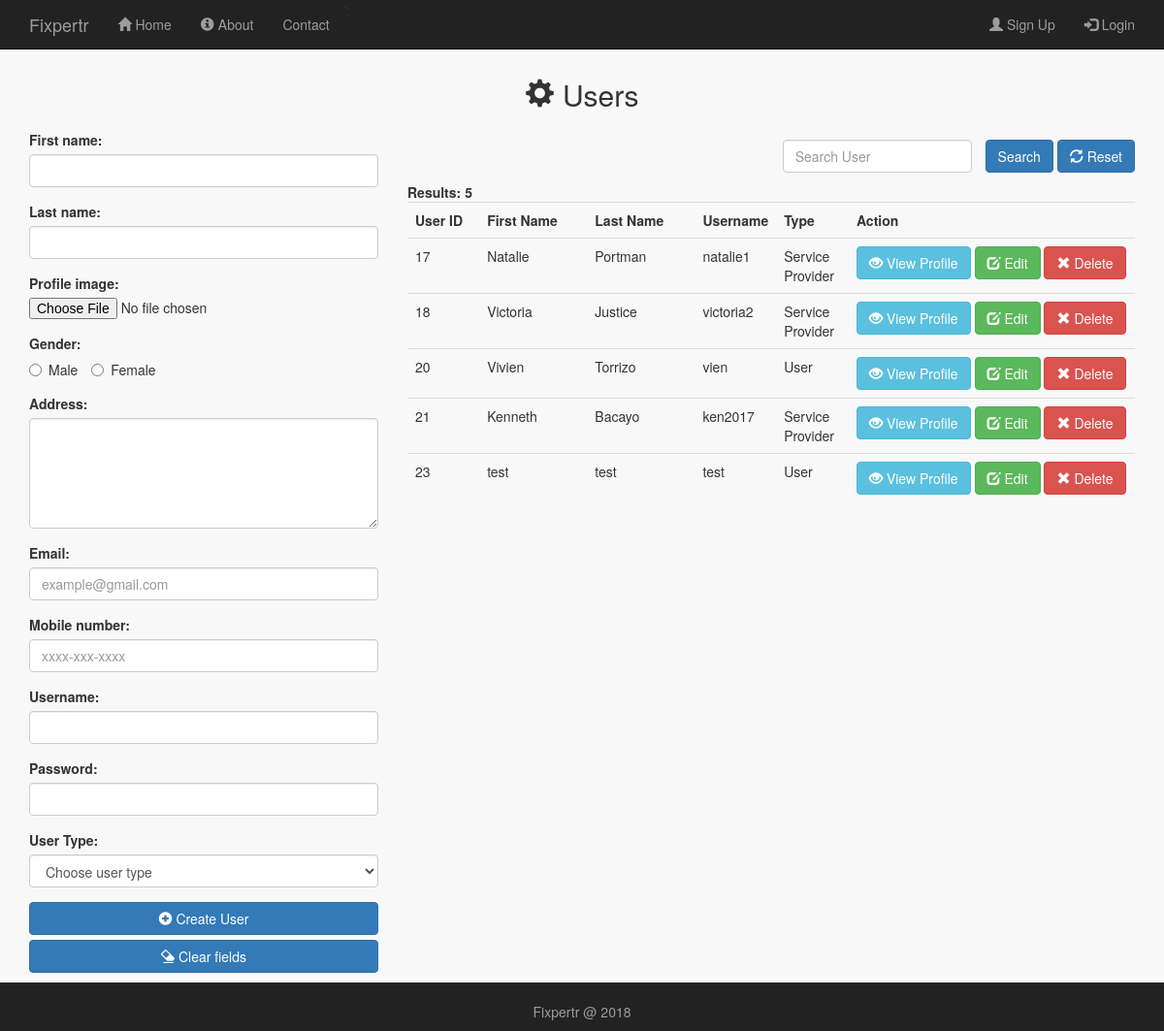
/public/users_admin.php, run on an earlier commit of the app's database.
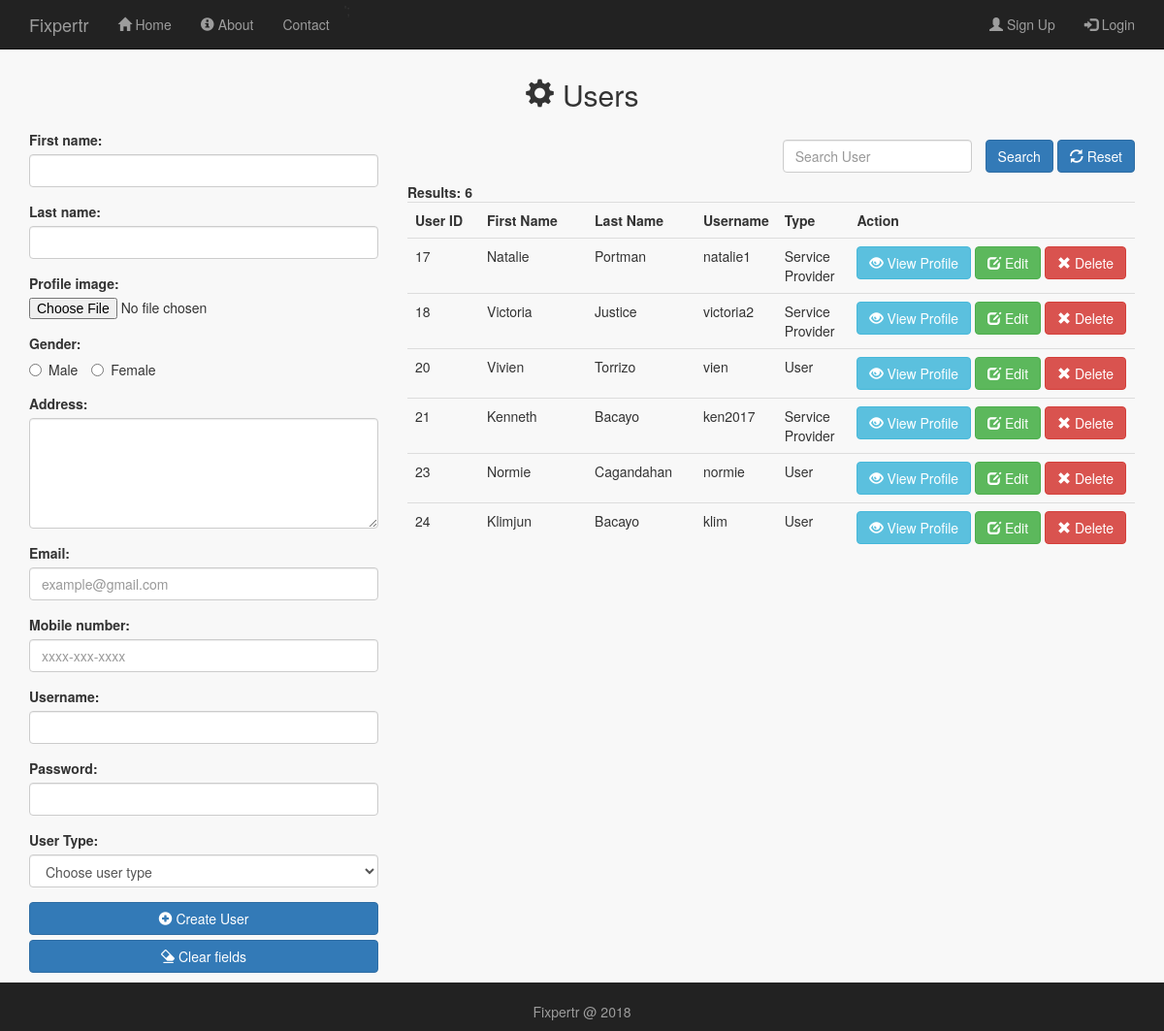
And on a later commit of the database.
### tables this page shows
CREATE TABLE IF NOT EXISTS `users` (
  `user_id` int(11) NOT NULL AUTO_INCREMENT,
  `user_first` varchar(256) NOT NULL,
  `user_last` varchar(256) NOT NULL,
  `user_image` varchar(256) DEFAULT NULL,
  `user_gender` varchar(256) DEFAULT NULL,
  `user_address` varchar(256) DEFAULT NULL,
  `user_email` varchar(256) NOT NULL,
  `user_mobile` varchar(20) DEFAULT NULL,
  `user_uid` varchar(256) NOT NULL,
  `user_pwd` varchar(256) NOT NULL,
  `user_type` varchar(256) NOT NULL,
  `date_registered` date NOT NULL,
  `time_registered` time NOT NULL DEFAULT '00:00:00',
  `user_seen` tinyint(4) DEFAULT '0',
  `user_timestamp` timestamp NULL DEFAULT NULL,
  `sub_status` tinyint(4) NOT NULL DEFAULT '0',
  `user_status` tinyint(4) NOT NULL DEFAULT '1',
  PRIMARY KEY (`user_id`)
);

### public/users_admin.php (the view, shortened to what the changed rows need)
<?php
  include_once '../includes/db_connection.php';
  $results = mysqli_query($connection, "SELECT * FROM users WHERE user_status = 1");
?>
<!doctype html>
<html lang="en">
  <head>
    <link rel="stylesheet" type="text/css" href="stylesheets/bootstrap.min.css">
    <link rel="stylesheet" type="text/css" href="stylesheets/mystyles.css">
  </head>
  <body id="users_admin">
    <div class="content container">
     <h2 class="text-center" style="margin-bottom: 20px;"><span class="glyphicon glyphicon-cog"></span> Users</h2>
    <div class="row">
        <div class="col-md-8">
                 <div class="row">
          <div class="col-sm-12">
          </div>
        </div>
             <strong>Results: <?php $shop_count = mysqli_num_rows($results); echo $shop_count;?> </strong>
             <div class="table-responsive"  >
              <table class="table">
                <tr>
                  <th width="10%">User ID</th>
                  <th width="15%">First Name</th>
                  <th width="15%">Last Name</th>
                  <th width="10%">Username</th>
                   <th width="10%">Type</th>
                  <th width="40%">Action</th>
                </tr>
                 <?php while ($row = mysqli_fetch_array($results)) { ?>
                  <tr>
                      <td><?php echo $row['user_id']; ?></td>
                      <td><?php echo $row['user_first']; ?></td>
                      <td><?php echo $row['user_last']; ?></td>
                      <td><?php echo $row['user_uid']; ?></td>
                      <td><?php echo $row['user_type']; ?></td>
                      <td>
                         <a href="p_user.php?user=<?php echo $row['user_id']?>" class="btn btn-info" role="button"><span class="glyphicon glyphicon-eye-open"></span> View Profile</a>
                      <a href="users_admin.php?edit=<?php echo $row['user_id']?>" class="btn btn-success" role="button"><span class="glyphicon glyphicon-edit"></span> Edit</a>
                      <a href="users_admin.php?del=<?php echo $row['user_id']?>" class="btn btn-danger" role="button" onclick="return confirm('Are you sure you want to delete this user?');"><span class="glyphicon glyphicon-remove"></span> Delete</a>
                      </td>
                  </tr>
                  <?php } ?>
              </table>
            </div>
        </div>
      </div>
    </div>
    <?php include '../includes/layouts/footer.php';?>

What changed in the data, as far as the page shows it:
changed users id 23: user_first "test" → "Normie"; user_last "test" → "Cagandahan"; user_uid "test" → "normie"
added users: user_id "24", user_first "Klimjun", user_last "Bacayo", user_uid "klim", user_type "User"
Also different on the page:
$shop_count: "5" → "6"
